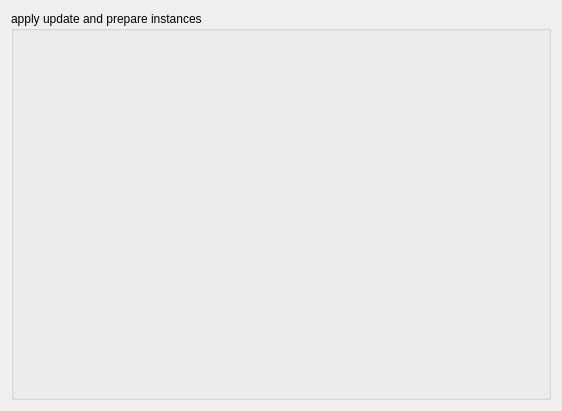
<?xml version="1.0" encoding="UTF-8"?>
<ui version="4.0">
 <class>WidgetUpdate</class>
 <widget class="QWidget" name="WidgetUpdate">
  <property name="geometry">
   <rect>
    <x>0</x>
    <y>0</y>
    <width>562</width>
    <height>411</height>
   </rect>
  </property>
  <property name="windowTitle">
   <string>Form</string>
  </property>
  <layout class="QGridLayout" name="gridLayout_2">
   <item row="0" column="0">
    <widget class="QGroupBox" name="grpTest">
     <property name="title">
      <string>apply update and prepare instances</string>
     </property>
     <property name="flat">
      <bool>false</bool>
     </property>
     <layout class="QGridLayout" name="gridLayout">
      <item row="0" column="0">
       <layout class="QVBoxLayout" name="verticalLayout"/>
      </item>
     </layout>
    </widget>
   </item>
  </layout>
 </widget>
 <resources/>
 <connections/>
</ui>
